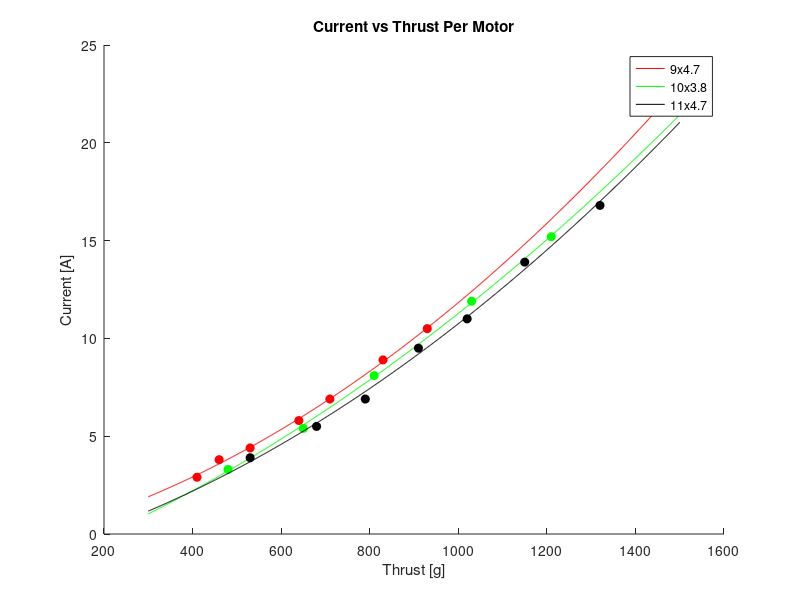

The MATLAB script that drew this image:
% Motor Current Draw

clear all; 
%close all; 
clc;

%% Motor data
% data is presented in the form [Throttle%, Current Draw (A), Thrust (g)]
p0947 = [.5 2.9 410; .6 3.8 460; .65 4.4 530; .75 5.8 640; .8 6.9 710; .85 8.9 830; 1 10.5 930];
p1038 = [.5 3.3 480; .65 5.4 650;.75 8.1 810;.85 11.9 1030; 1 15.2 1210];
p1147 = [.5 3.9 530; .6 5.5 680; .65 6.9 790; .75 9.5 910; .8 11 1020; .85 13.9 1150; 1 16.8 1320];

%% find curve to fit the line
% xvalues - Current
thrust = linspace(300,1500,1000);
% coefficients
c0947 = polyfit(p0947(:,3),p0947(:,2),2);
c1038 = polyfit(p1038(:,3),p1038(:,2),2);
c1147 = polyfit(p1147(:,3),p1147(:,2),2);
% evaluate poly to get thrust values
f0947 = polyval(c0947,thrust);

f1038 = polyval(c1038,thrust);
f1147 = polyval(c1147,thrust);

% combine p0947 and p1147
% pa1047 = [p0947; p1147];
% ca1047 = polyfit(pa1047(:,2),pa1047(:,3),2);
% fa1047 = polyval(ca1047,current);

%% Plot the data

figure()
hold on
f1 = plot(thrust,f0947,'r');
plot(p0947(:,3),p0947(:,2),'ro','MarkerFaceColor','r');
f2 = plot(thrust,f1038,'g');
plot(p1038(:,3),p1038(:,2),'go','MarkerFaceColor','g');
f3 = plot(thrust,f1147,'k');
plot(p1147(:,3),p1147(:,2),'ko','MarkerFaceColor','k');
ylabel('Current [A]'); xlabel('Thrust [g]');
% plot(current,fa1047,'m','LineWidth',2)
 legend([f1,f2,f3],'9x4.7','10x3.8','11x4.7','Location','Best'); title('Current vs Thrust Per Motor');
% xlabel('Current [A]'); ylabel('Thrust [g]');


